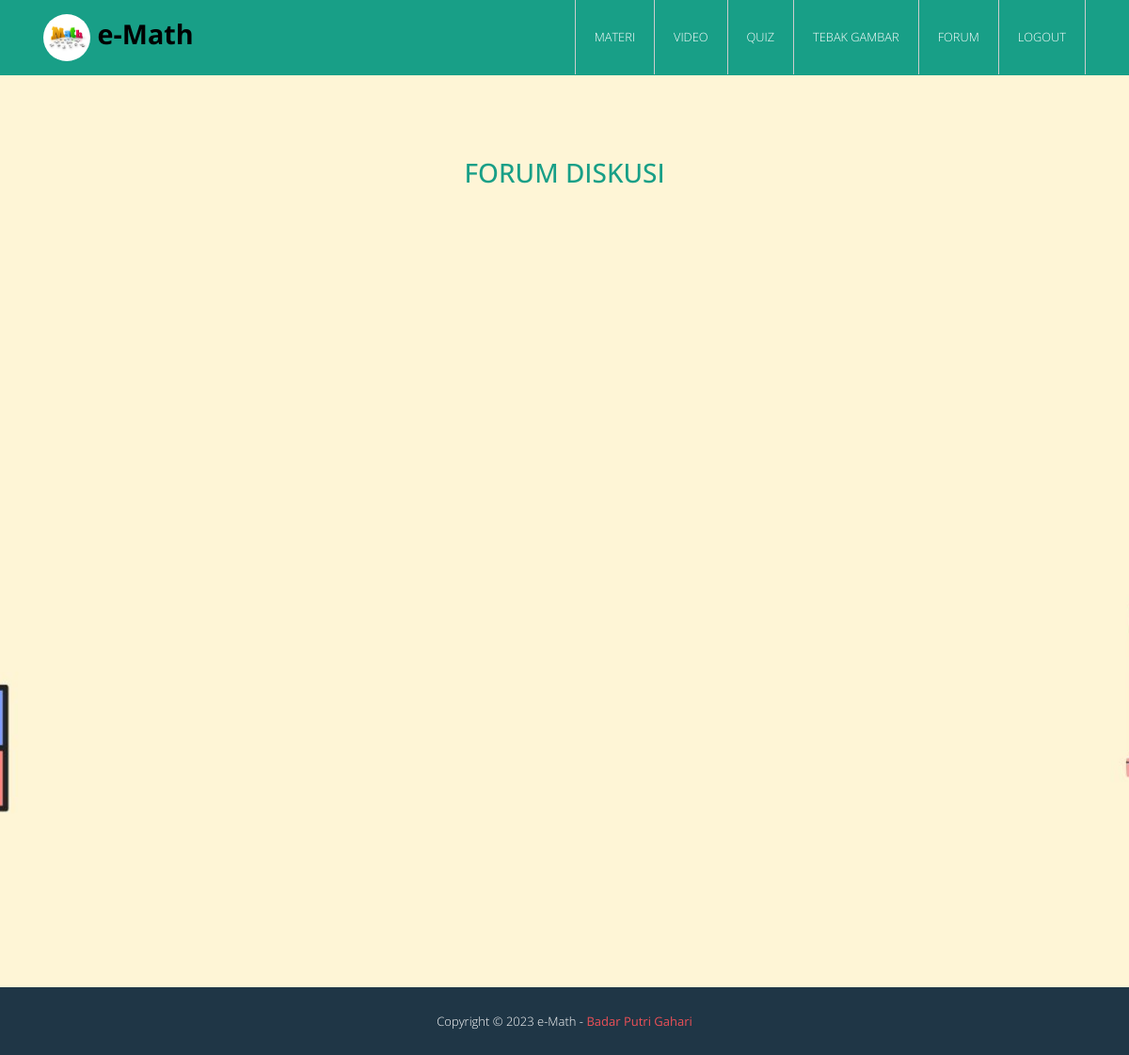
Before: /forum_diskusi.php (signed in) with the older database file.
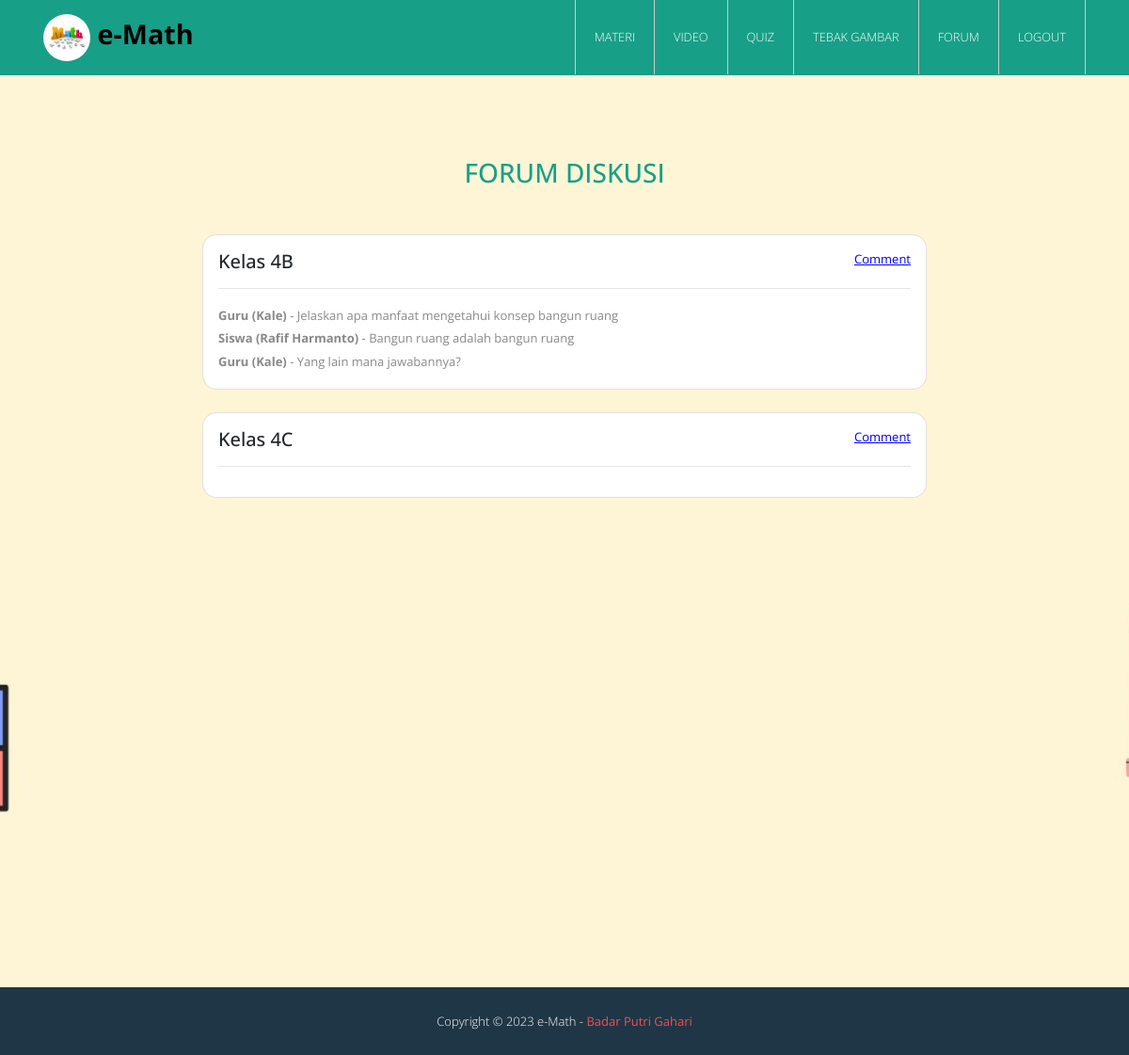
After: the same page with the newer database file.
### tables this page shows
CREATE TABLE `forum` (
  `id` int(11) NOT NULL,
  `title` varchar(50) DEFAULT NULL,
  `created_at` timestamp NOT NULL DEFAULT current_timestamp() ON UPDATE current_timestamp()
);

CREATE TABLE `forum_item` (
  `id` int(11) NOT NULL,
  `name` varchar(100) NOT NULL,
  `description` varchar(255) NOT NULL,
  `forumId` int(11) NOT NULL,
  `user_status` varchar(20) NOT NULL,
  `created_at` timestamp NOT NULL DEFAULT current_timestamp() ON UPDATE current_timestamp()
);

### config/controller.php (called while the page is built, shortened)
<?php
function select($query)
{
    global $db;
    $result = mysqli_query($db, $query);
    $rows = [];
    while ($row = mysqli_fetch_assoc($result)) {
        $rows[] = $row;
    }
    return $rows;
}

### forum_diskusi.php (the view, shortened to what this page needs)
<?php
include 'layout/header-user.php';
if ($_SESSION["email"]) {
  $fields = select("SELECT * FROM forum");
  if (count($fields) == 0) {
    $fields = select("SELECT * FROM forum");
  }
?>
  <h3 class="my-5 text-center" style="color: #189f87">FORUM DISKUSI</h3>
  <div style="min-height: 100vh; width:50rem;" class="container">
    <?php foreach ($fields as $field) : ?>
      <?php $forumId =  $field['id'] ?>
      <div class="card mb-4 p-3">
        <div class="d-flex justify-content-between">
          <h5 class="mb-0"><?php echo $field["title"] ?></h5>
          <a class="mb-0" style="color: blue; text-decoration:underline" id="comment-<?php echo $forumId ?>">Comment</a>
        </div>
        <hr>
        <?php
        $field_items = select("SELECT * FROM forum f INNER JOIN forum_item i ON f.id = i.forumId WHERE i.forumId = $forumId");
        foreach ($field_items as $item) :
        ?>
          <p class="mb-0"><b><?php echo  $item["user_status"] ?> (<?php echo $item["name"] ?>)</b> - <?php echo $item["description"] ?></p>
        <?php endforeach; ?>
      </div>
    <?php endforeach; ?>
  </div>
<?php
} else {
  header("Location: login-user.php");
  exit();
}
include 'layout/footer-user.php';
?>

### layout/header-user.php (shortened to what this page needs)
<!DOCTYPE html>
<html lang="en">
<head>
  <link rel="stylesheet" href="assets/css/my.css" />
  <link rel="stylesheet" href="assets-template/landing-page/font-awesome-4.7.0/css/font-awesome.min.css" />
  <link rel="stylesheet" href="assets-template/landing-page/css/bootstrap.min.css" />
  <link rel="stylesheet" href="assets-template/landing-page/slick/slick.css" />
  <link rel="stylesheet" href="assets-template/landing-page/slick/slick-theme.css" />
  <link rel="stylesheet" href="assets-template/landing-page/css/datepicker.css" />
  <link rel="stylesheet" href="assets-template/landing-page/css/tooplate-style.css" />
</head>
<body>
  <div class="tm-main-content" id="top">
    <div class="tm-top-bar-bg"></div>
    <div class="tm-top-bar" id="tm-top-bar" style="background-color: #189f87;">
      <div class="container">
        <div class="row">
          <nav class="navbar navbar-expand-lg narbar-dark">
            <a class="navbar-brand mr-auto" href="index.php">
              <img src="assets/img/logo.png" width="50px" height="50px" alt="Site logo" style="border-radius: 50%;" />
              e-Math
            </a>
            <div id="mainNav" class="collapse navbar-collapse tm-bg-white" style="background-color: #189f87;">
              <ul class="navbar-nav ml-auto">
                <li class="nav-item">
                  <a class="nav-link" href="index.php" style="color: white">Materi<span class="sr-only" style="color: white">(current)</span></a>
                </li>
                <li class="nav-item">
                  <a class="nav-link" href="video.php" style="color: white">Video</a>
                </li>
                <li class="nav-item">
                  <a class="nav-link" href="quiz.php" style="color: white">Quiz</a>
                </li>
                <li class="nav-item">
                  <a class="nav-link" href="tebak_gambar.php" style="color: white">Tebak Gambar</a>
                </li>
                <li class="nav-item">
                  <a class="nav-link" href="forum_diskusi.php" style="color: white">Forum</a>
                </li>
                <li class="nav-item">
                  <a style="color: white" class="nav-link" href="logout-user.php" onclick="return confirm('Are you sure want to leave ?');">Logout</a>
                </li>
              </ul>
            </div>
          </nav>
        </div>
      </div>
    </div>

### layout/footer-user.php (shortened to what this page needs)
  <footer class="tm-bg-dark-blue">
    <div class="container">
      <div class="row">
        <p
          class="col-sm-12 text-center tm-font-light tm-color-white p-4 tm-margin-b-0"
        >
          Copyright &copy; <span class="tm-current-year">2023</span> e-Math -
          <span
            class="tm-color-primary tm-font-normal"
          >
          Badar Putri Gahari
        </span>
      </div>
    </div>
  </footer>
</div>

### assets/css/my.css (style rules this page uses)
body { width: 100%; background: url("../img/main.jpg") no-repeat center center fixed; -webkit-background-size: cover; -moz-background-size: cover; -o-background-size: cover; background-size: cover; }
div.card { border-radius: 15px; }

### assets-template/landing-page/css/tooplate-style.css (style rules this page uses)
body { font-family: "Open Sans", Helvetica, Arial, sans-serif; font-size: 13px; font-weight: 400; overflow-x: hidden; }
a, button { transition: all 0.3s ease; }
.tm-margin-b-0 { margin-bottom: 0; }
.tm-color-white { color: white; }
.tm-color-primary { color: #ee5057; }
.tm-bg-white { background: white; }
.tm-bg-dark-blue { background: #1f3646; }
.tm-font-light { font-weight: 300; }
.tm-font-normal { font-weight: 400; }
p { color: #898989; line-height: 1.9; }
.navbar { width: 100%; padding-top: 0; padding-bottom: 0; }
.navbar-brand { font-size: 1.8rem; font-weight: 700; }
.navbar a { color: black; }
.nav-item { background: transparent; border-left: 1px solid #ccc; cursor: pointer; font-size: 0.8rem; font-weight: 300; text-transform: uppercase; padding: 0; transition: all 0.5s ease; }
.nav-item:last-child { border-right: 1px solid #ccc; }
.tm-top-bar .navbar-expand-lg .navbar-nav .nav-link { padding: 30px 20px; }
.tm-top-bar { position: fixed; top: 0; left: 0; width: 100%; padding: 0; z-index: 10000; transition: all 0.2s ease-in-out; height: 80px; background: white; }
.tm-top-bar-bg { height: 119px; }

Changed rows visible on the page:
added forum: title "Kelas 4B"
added forum_item: user_status "Guru", name "Kale", description "Jelaskan apa manfaat mengetahui konsep bangun ruang"
added forum_item: user_status "Siswa", name "Rafif Harmanto", description "Bangun ruang adalah bangun ruang"
added forum_item: user_status "Guru", name "Kale", description "Yang lain mana jawabannya?"
added forum: title "Kelas 4C"
